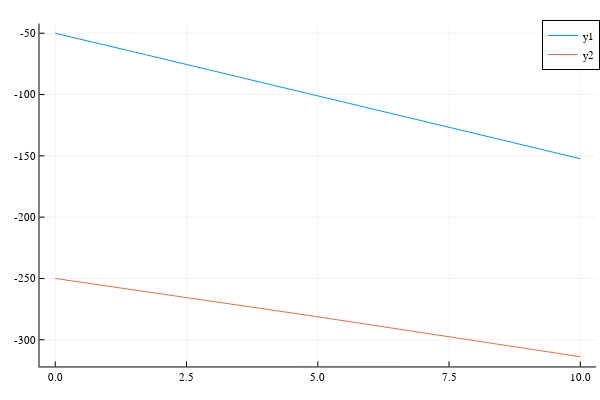

The notebook cell this image was saved under:
### Code cell
let p = data.truth.state
    plot(p.time, p.v)
end

### Figure 1 — Plotly figure (JSON) as saved in the notebook; plotly's stock layout.template omitted (floating-point values rounded to 4 significant figures; data arrays with more than 128 entries replaced by an {"elided": "..."} marker saying what was removed)
{"data": [{"colorbar": {"title": ""}, "legendgroup": "y1", "line": {"color": "rgba(0, 154, 250, 1.000)", "dash": "solid", "shape": "linear", "width": 1}, "mode": "lines", "name": "y1", "showlegend": true, "type": "scatter", "x": {"elided": "503 float values"}, "xaxis": "x", "y": {"elided": "503 float values"}, "yaxis": "y", "zmax": null, "zmin": null}, {"colorbar": {"title": ""}, "legendgroup": "y2", "line": {"color": "rgba(227, 111, 71, 1.000)", "dash": "solid", "shape": "linear", "width": 1}, "mode": "lines", "name": "y2", "showlegend": true, "type": "scatter", "x": {"elided": "503 float values"}, "xaxis": "x", "y": {"elided": "503 float values"}, "yaxis": "y", "zmax": null, "zmin": null}], "layout": {"annotations": [], "height": 400, "legend": {"bgcolor": "rgba(255, 255, 255, 1.000)", "bordercolor": "rgba(0, 0, 0, 1.000)", "borderwidth": 1, "font": {"color": "rgba(0, 0, 0, 1.000)", "family": "sans-serif", "size": 11}, "title": {"font": {"color": "rgba(0, 0, 0, 1.000)", "family": "sans-serif", "size": 15}, "text": ""}, "tracegroupgap": 0, "traceorder": "normal", "x": 1, "xanchor": "auto", "y": 1, "yanchor": "auto"}, "margin": {"b": 20, "l": 0, "r": 0, "t": 20}, "paper_bgcolor": "rgba(255, 255, 255, 1.000)", "plot_bgcolor": "rgba(255, 255, 255, 1.000)", "showlegend": true, "width": 600, "xaxis": {"anchor": "y", "domain": [0.06582, 0.9934], "gridcolor": "rgba(0, 0, 0, 0.100)", "gridwidth": 0.5, "linecolor": "rgba(0, 0, 0, 1.000)", "mirror": false, "range": [-0.3, 10.3], "showgrid": true, "showline": true, "showticklabels": true, "tickangle": 0, "tickcolor": "rgb(0, 0, 0)", "tickfont": {"color": "rgba(0, 0, 0, 1.000)", "family": "sans-serif", "size": 11}, "tickmode": "array", "ticks": "inside", "ticktext": ["0.0", "2.5", "5.0", "7.5", "10.0"], "tickvals": [0, 2.5, 5, 7.5, 10], "title": "", "titlefont": {"color": "rgba(0, 0, 0, 1.000)", "family": "sans-serif", "size": 15}, "type": "-", "visible": true, "zeroline": false, "zerolinecolor": "rgba(0, 0, 0, 1.000)"}, "yaxis": {"anchor": "x", "domain": [0.03762, 0.9902], "gridcolor": "rgba(0, 0, 0, 0.100)", "gridwidth": 0.5, "linecolor": "rgba(0, 0, 0, 1.000)", "mirror": false, "range": [-321.8, -42.08], "showgrid": true, "showline": true, "showticklabels": true, "tickangle": 0, "tickcolor": "rgb(0, 0, 0)", "tickfont": {"color": "rgba(0, 0, 0, 1.000)", "family": "sans-serif", "size": 11}, "tickmode": "array", "ticks": "inside", "ticktext": ["-300", "-250", "-200", "-150", "-100", "-50"], "tickvals": [-300, -250, -200, -150, -100, -50], "title": "", "titlefont": {"color": "rgba(0, 0, 0, 1.000)", "family": "sans-serif", "size": 15}, "type": "-", "visible": true, "zeroline": false, "zerolinecolor": "rgba(0, 0, 0, 1.000)"}}}
